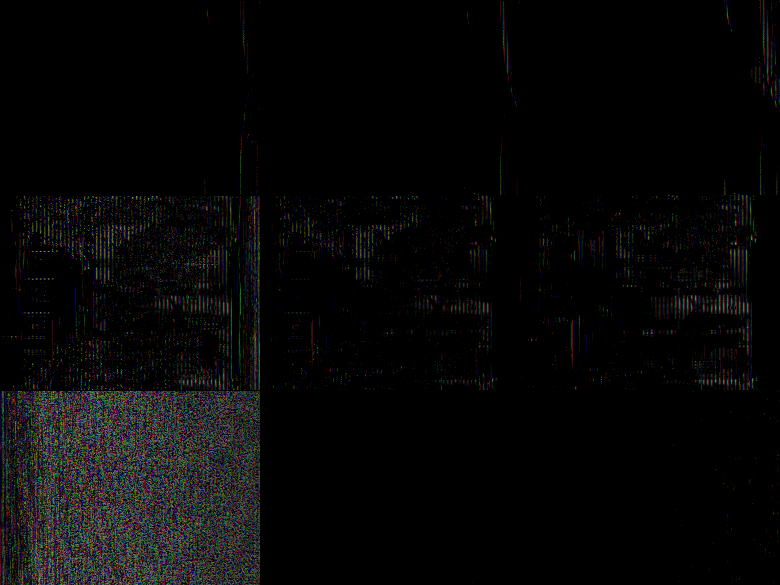
//> input picture solution/cpu_out.png, 780 x 585 px
$ ./conv_cpu cpu_out.png   (built with g++ and OpenCV 4)
//> lines starting //> are read from the running program, lines starting //| are printed output that depends on the picture
#include <iostream>
#include <opencv2/opencv.hpp>
#include <sys/time.h>

double getTimeStamp() {
  struct timeval tv;
  gettimeofday(&tv, NULL);
  return (double)tv.tv_usec / 1000000 + tv.tv_sec;
}

// Load Image function
cv::Mat load_image(const char *image_path) {
//> called with image_path = "cpu_out.png"
  cv::Mat image = cv::imread(image_path, CV_LOAD_IMAGE_COLOR);
//> image is the input picture: 585 rows x 780 cols, CV_8UC3; mean B, G, R 7.3, 7.4, 7.3
  image.convertTo(image, CV_32FC3);
//> image: 585 rows x 780 cols, CV_32FC3
  cv::normalize(image, image, 0, 1, cv::NORM_MINMAX);
  return image;
}
void save_image(const char *output_filename, float *buffer, int height,
                int width) {
  cv::Mat output_image(height, width, CV_32FC3, buffer);
  // Make negative values zero.
  cv::threshold(output_image, output_image,
                /*threshold=*/0,
                /*maxval=*/0, cv::THRESH_TOZERO);
  cv::normalize(output_image, output_image, 0.0, 255.0, cv::NORM_MINMAX);
  output_image.convertTo(output_image, CV_8UC3);

  cv::imwrite(output_filename, output_image);
}
int main(int argc, char *argv[]) {
  char *outputfile = (char *)"cpu_out.png";
  // Check input image name
  if (argc < 2) {
    std::cout << "No file input" << std::endl;
    return 0;
  }
  //
  // Check if the filename is valid
  char *filename = argv[1];
  std::cout << argv[1] << std::endl;
  // Load Image
  cv::Mat image;
  image = load_image(filename);
  if (image.empty()) {
    std::cout << "File not exist" << std::endl;
    return 0;
  }

  double timeStampA = getTimeStamp();

  //==================================
  // Define I/O sizes
  //==================================
  int padding = 1;
  int channels = 3;
  int height = image.rows;
//> height = 585
  int width = image.cols;
//> width = 780
  int kernels = 3;

  std::cout << "Image dims (HxW)is " << height << "x" << width << std::endl;
//| Image dims (HxW)is 585x780
  int height_padded = height + 2 * padding;
//> height_padded = 587
  int width_padded = width + 2 * padding;
//> width_padded = 782
  int output_bytes = channels * height * width * sizeof(float);
//> output_bytes = 5475600
  int input_bytes = channels * height * width * sizeof(float);
//> input_bytes = 5475600
  std::cout << "Padded dims is " << height_padded << "x" << width_padded
            << std::endl;
//| Padded dims is 587x782

  float *h_input = (float *)image.data;
  float *h_output = new float[output_bytes];

  // [21 lines of commented-out code are left out]

  const float kernel_template[3][3] = {{1, 1, 1}, {1, -8, 1}, {1, 1, 1}};

  float h_kernel[3][3][3][3];
  for (int kernel = 0; kernel < 3; ++kernel) {
    for (int channel = 0; channel < 3; ++channel) {
      for (int row = 0; row < 3; ++row) {
        for (int column = 0; column < 3; ++column) {
          h_kernel[kernel][channel][row][column] = kernel_template[row][column];
        }
      }
    }
  }

  int k_size = 3;
  int k_width = (k_size - 1) / 2;
  //==================================
  // Convolution data
  //==================================

  int input_idx = 0;
  int output_idx = 0;
  for (int k = 0; k < kernels; k++) {
    for (int i = 0; i < height; i++) {
      for (int j = 0; j < width; j++) {
        h_output[output_idx] = 0;
        // std::cout<< "Looping index "<< output_idx << std::endl;
        // Channel loop

        // Kernel loop
        for (int k_i = -k_width; k_i < k_width; k_i++) {
          for (int k_j = -k_width; k_j < k_width; k_j++) {
            if (i + k_i >= 0 && i + k_i < height && j + k_j >= 0 &&
                j + k_j < width) {
              for (int c = 0; c < 3; c++) {
                input_idx =
                    c * (width * height) + (j + k_j) + (i + k_i) * width;
                h_output[output_idx] +=
                    h_input[input_idx] *
                    kernel_template[k_i + k_width][k_j + k_width];
              }
            }
          }
        }

        output_idx++;
      }
    }
  }
//> this loop made 3 passes
//> output_idx on passes 1 to 3: 456300, 912600, 1368900
//> after the loop, input_idx = 1368899; output_idx = 1368900

  //==================================
  // Collect data
  //==================================
  double timeStampB = getTimeStamp();

  // Print result
  std::cout << "Total convolution time: " << timeStampB - timeStampA
            << std::endl;
  std::cout << "Save Output to " << outputfile << std::endl;
  save_image(outputfile, h_output, height, width);
//> in save_image, `cv::Mat output_image(height, width, CV_32FC3, buffer);`:
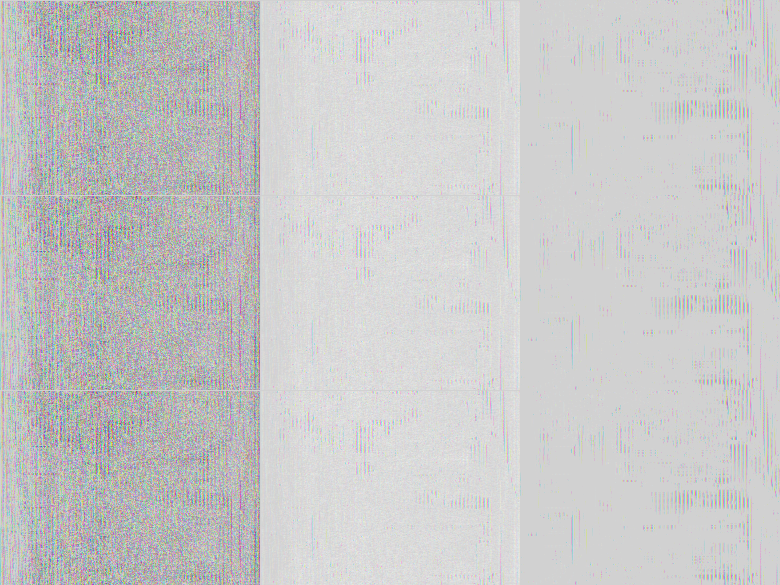
//> output_image: 585 rows x 780 cols, CV_32FC3; mean B, G, R -0.431, -0.434, -0.43; drawn with min black and max white
//> in save_image, `cv::threshold(output_image, output_image, /*threshold=*/0, /*maxval=*/..`:
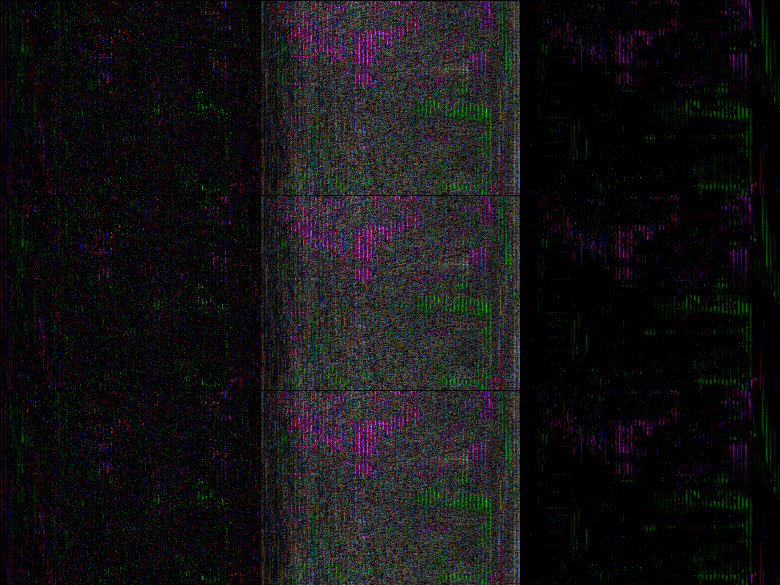
//> output_image: 585 rows x 780 cols, CV_32FC3; mean B, G, R 0.174, 0.175, 0.175; drawn with min black and max white

  return 0;
}
